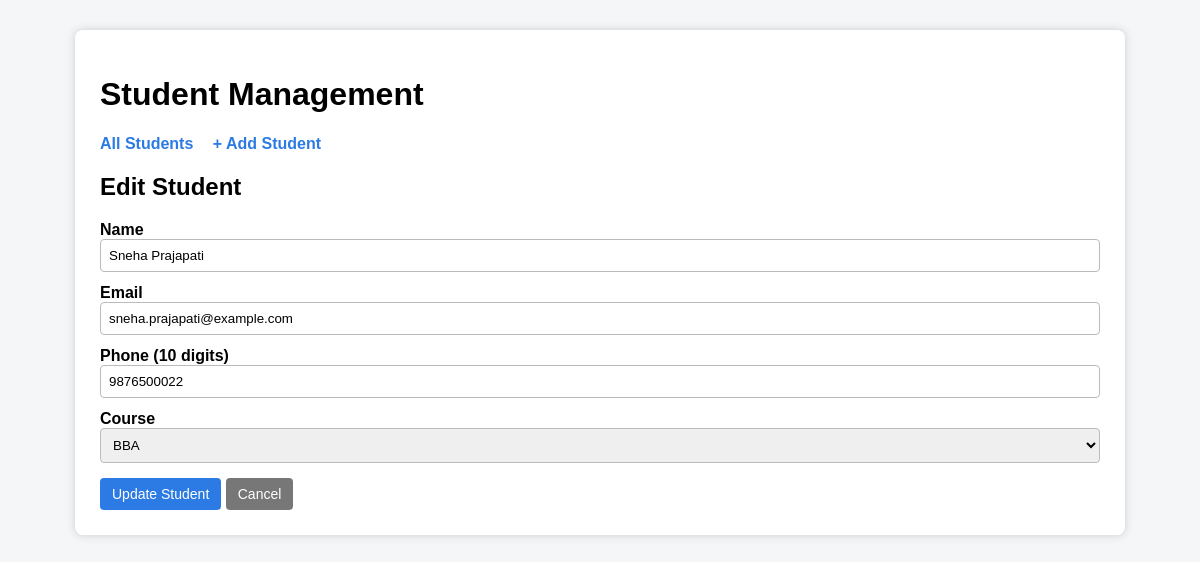
Page /edit.php?id=22 on the committed database.
### tables this page shows
CREATE TABLE IF NOT EXISTS students (
    id INT AUTO_INCREMENT PRIMARY KEY,
    name VARCHAR(100) NOT NULL,
    email VARCHAR(120) NOT NULL UNIQUE,
    phone CHAR(10) NOT NULL,
    course VARCHAR(30) NOT NULL,
    status ENUM('active','deleted') NOT NULL DEFAULT 'active',
    created_at TIMESTAMP DEFAULT CURRENT_TIMESTAMP
);

### functions.php (called while the page is built, shortened)
<?php
function e($s): string {
    return htmlspecialchars((string)$s, ENT_QUOTES, 'UTF-8');
}

### form.php (the view, shortened to what this page needs)
<form method="POST" action="<?= e($action) ?>">
    <label>Name</label>
    <input type="text" name="name" value="<?= e($data['name']) ?>" required>
    <label>Email</label>
    <input type="email" name="email" value="<?= e($data['email']) ?>" required>
    <label>Phone (10 digits)</label>
    <input type="text" name="phone" value="<?= e($data['phone']) ?>" maxlength="10" required>
    <label>Course</label>
    <select name="course" required>
        <?php foreach (COURSES as $c): ?>
            <option value="<?= e($c) ?>" <?= $data['course'] === $c ? 'selected' : '' ?>><?= e($c) ?></option>
        <?php endforeach; ?>
    </select>
    <button type="submit"><?= e($button) ?></button>
    <a href="index.php" class="btn gray">Cancel</a>
</form>

### style.css (style rules this page uses)
body { font-family: Arial, sans-serif; background: #f4f6f8; margin: 0; }
input, select { padding: 8px; border: 1px solid #bbb; border-radius: 4px; }
form label { display: block; margin-top: 12px; font-weight: bold; }
form input, form select { width: 100%; box-sizing: border-box; }
button, .btn { display: inline-block; padding: 8px 12px; background: #2c7be5; color: #fff; border: 0; border-radius: 4px; text-decoration: none; cursor: pointer; font-size: 14px; }
.btn.gray { background: #777; }
form button { margin-top: 15px; }

### rows in the picture
students: name "Sneha Prajapati", email "sneha.prajapati@example.com", phone "9876500022"

### other values in the picture
$button "Update Student"
form field course "BBA"
